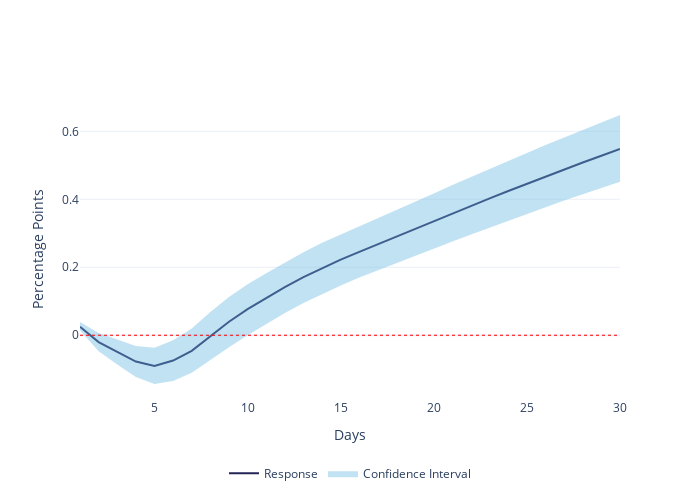

Write notebook code for a chart like this one.
### Code cell
inflation_exchange = plot_irf(irf_inf_fx, y_axis_name='Percentage Points')
inflation_exchange.write_image('./images/inflation_exchange.png', format='png', scale=3)

### Figure 1 — Plotly figure (JSON) as saved in the notebook; plotly's stock layout.template omitted (floating-point values rounded to 4 significant figures)
{"data": [{"line": {"color": "#242458", "width": 2}, "mode": "lines", "name": "Response", "type": "scatter", "x": [1, 2, 3, 4, 5, 6, 7, 8, 9, 10, 11, 12, 13, 14, 15, 16, 17, 18, 19, 20, 21, 22, 23, 24, 25, 26, 27, 28, 29, 30], "y": [0.02525, -0.02017, -0.0487, -0.07743, -0.0901, -0.07445, -0.04579, -0.001944, 0.03982, 0.07704, 0.1104, 0.1418, 0.1711, 0.1977, 0.2224, 0.2453, 0.268, 0.2907, 0.314, 0.3368, 0.3591, 0.381, 0.4028, 0.4245, 0.4459, 0.4669, 0.4878, 0.5084, 0.5283, 0.5481]}, {"fill": "toself", "fillcolor": "rgba(101, 183, 222, 0.4)", "hoverinfo": "skip", "line": {"color": "rgba(248,232,160,0)"}, "name": "Confidence Interval", "type": "scatter", "x": [1, 2, 3, 4, 5, 6, 7, 8, 9, 10, 11, 12, 13, 14, 15, 16, 17, 18, 19, 20, 21, 22, 23, 24, 25, 26, 27, 28, 29, 30, 30, 29, 28, 27, 26, 25, 24, 23, 22, 21, 20, 19, 18, 17, 16, 15, 14, 13, 12, 11, 10, 9, 8, 7, 6, 5, 4, 3, 2, 1], "y": [0.01453, -0.04677, -0.08601, -0.1231, -0.1436, -0.1344, -0.1103, -0.07185, -0.03536, -1.21e-05, 0.03397, 0.0658, 0.09506, 0.1213, 0.1466, 0.1696, 0.1913, 0.2127, 0.2339, 0.255, 0.2758, 0.2966, 0.3169, 0.3373, 0.3572, 0.3771, 0.3964, 0.415, 0.4331, 0.4513, 0.6482, 0.6266, 0.6048, 0.5826, 0.5597, 0.5362, 0.5131, 0.4896, 0.4657, 0.4418, 0.4173, 0.3928, 0.3686, 0.3442, 0.3203, 0.2967, 0.272, 0.2446, 0.2148, 0.1826, 0.1499, 0.1127, 0.06849, 0.02017, -0.01481, -0.03683, -0.03129, -0.01147, 0.006986, 0.03905]}, {"line": {"color": "red", "dash": "dot", "width": 1}, "mode": "lines", "showlegend": false, "type": "scatter", "x": [1, 30], "y": [0, 0]}], "layout": {"height": 500, "legend": {"orientation": "h", "x": 0.5, "xanchor": "center", "y": -0.2, "yanchor": "top"}, "width": 700, "xaxis": {"showgrid": false, "title": {"text": "Days"}}, "yaxis": {"title": {"text": "Percentage Points"}}}}
